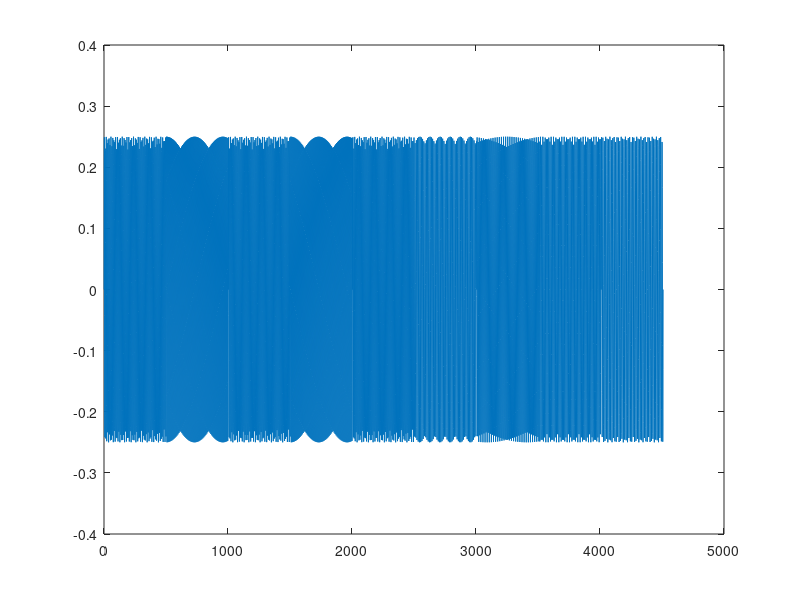

MATLAB code to generate this figure:
% Let's create intro of fur elise,
% Intro of Fur Elise is comprised of these notes: E – D# – E – D# – E – B –
% D – C – A
% Frequencies of notes:
% E = 329.63
% D# = 311.13
% B = 246.94
% D = 293.66
% C = 261.63
% A = 220.00

% assume each of the notes will be played for 0.2 seconds
% there are 9 notes in total, which means in total, our wave will be 1.8
% seconds
srate = 2500;
note_sample = 0:1/srate:0.2
amplitude = 0.25;
e_note = amplitude*sin(note_sample * 2 * pi * 329.63);
dsharp_note =  amplitude*sin(note_sample * 2 * pi * 311.13);
b_note = amplitude*sin(note_sample * 2 * pi * 246.94);
d_note = amplitude*sin(note_sample * 2 * pi * 293.66);
c_note = amplitude*sin(note_sample * 2 * pi * 261.63);
a_note = amplitude*sin(note_sample * 2 * pi * 220.00);

% this is just concatenation
melody = [e_note dsharp_note e_note dsharp_note e_note b_note d_note c_note a_note];



plot(melody);
% spectrogram(melody, [], [], [], srate, "yaxis");

sound(melody, srate)

audiowrite("smp.wav", melody, srate);